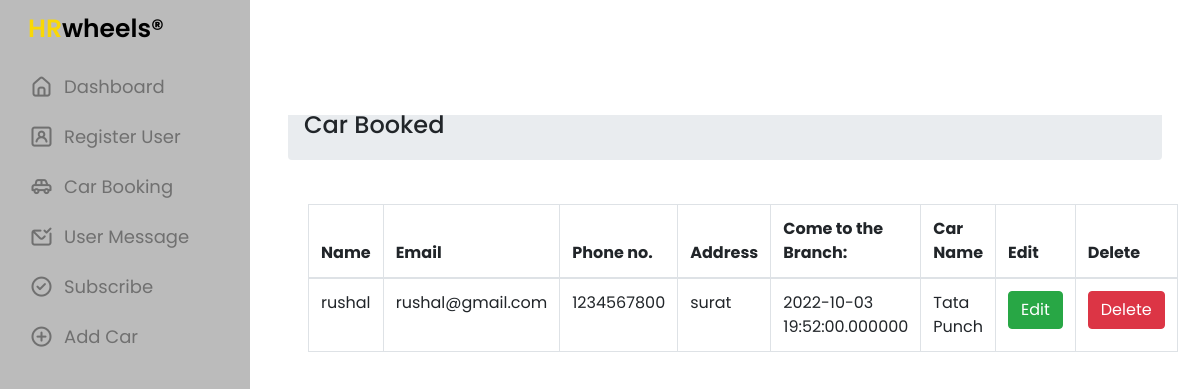
The page /admin_page/car_book.php (signed in) on the database its author committed.
### tables this page shows
CREATE TABLE `car_booking` (
  `name` varchar(50) NOT NULL,
  `email` varchar(50) NOT NULL,
  `phone` int(50) NOT NULL,
  `address` varchar(100) NOT NULL,
  `appointment` datetime(6) NOT NULL,
  `car_name` varchar(100) NOT NULL
);

### admin_page/car_book.php (the view, shortened to what this page needs)
<!DOCTYPE html>
<html lang="en">
<head>
    <link rel="stylesheet" href="s.css">
    <link rel="stylesheet" href="https://unicons.iconscout.com/release/v4.0.0/css/line.css">
    <link href="../bootstrap/css/bootstrap.min.css" rel="stylesheet"/>
</head>
<body>
    <nav>
        <div class="logo-name">
            <span class="logo_name" style="color: black; font-size: 25px; font-weight:600;"><span style="color: #f9d806;">HR</span>wheels&reg;</span>
        </div>
        <div class="menu-items" style="background-color: #bbb; padding: 63px; margin-top: -49px; width: 261px; margin-left: -18px; height: 1080px;">
            <ul class="nav-links" style="margin-left: -40px;">
                <li>
                    <a href="dashboard.php"><i class="uil uil-estate"></i><span class="link-name">Dashboard</span></a>
                </li>
                <li>
                    <a href="register_user.php"><i class="uil uil-user-square"></i><span class="link-name">Register User</span></a>
                </li>
                <li>
                    <a href="car_book.php"><i class="uil uil-car-sideview"></i><span class="link-name">Car Booking</span></a>
                </li>
                <li>
                    <a href="user_message.php"><i class="uil uil-envelope-check"></i><span class="link-name">User Message</span></a>
                </li>
                <li>
                    <a href="subscribe.php"><i class="uil uil-check-circle"></i><span class="link-name">Subscribe</span></a>
                </li>
                <li>
                    <a href="see_car.php"><i class="uil uil-plus-circle"></i><span class="link-name">Add Car</span></a>
                </li>
            </ul>
        </div>
    </nav>
    <section class="dashboard">
        <div class="top" style="display: flex;">
        </div>
        <div class="container-fluid px-4">
                <ol class="breadcrumb mb-4">
                   <li class="breadcrumb-item" style="margin-top: 65px;"><h4>Car Booked</h4></li>
                </ol>
            <div class="row">
                    <div class="col-md-12">
                        <div class="card-body">
                            <table class="table table-bordered table-hover">
                                <thead>
                                    <tr>
                                        <th>Name</th>
                                        <th>Email</th>
                                        <th>Phone no.</th>
                                        <th>Address</th>
                                        <th>Come to the Branch:</th>
                                        <th>Car Name</th>
                                        <th>Edit</th>
                                        <th>Delete</th>
                                    </tr>
                                </thead>
                                <tbody>
                                    <?php
                                        require 'connection.php';
                                        $query = "SELECT * FROM car_booking";
                                        $query_run = mysqli_query($con,$query);
                                            if(mysqli_num_rows($query_run) > 0)
                                                {
                                                    foreach($query_run as $row)
                                                        {
                                                            ?>
                                                                <tr>
                                                                    <td><?= $row['name']; ?></td>
                                                                    <td><?= $row['email']; ?></td>
                                                                    <td><?= $row['phone']; ?></td>
                                                                    <td><?= $row['address']; ?></td>
                                                                    <td><?= $row['appointment']; ?></td>
                                                                    <td><?= $row['car_name']; ?></td>
                                                                    <td><button class="btn btn-success"><a style="color: white;" href="admin_page_update/car_book_update.php?name=<?php echo $row['name']; ?>&email=<?php echo $row['email']; ?>&phone=<?php echo $row['phone']; ?>&add=<?php echo $row['address']; ?>&app=<?php echo $row['appointment']; ?>&cname=<?php echo $row['car_name']; ?>">Edit</a></button></td>
                                                                    <td><button class="btn btn-danger"><a style="color: white;" href="admin_page_delete/car_delete.php?delete=<?php echo $row['email']; ?>">Delete</a></button></td>
                                                                </tr>
                                                            <?php
                                                        }
                                                }
                                            else
                                                {
                                                    ?>
                                                        <tr>
                                                                <td colspan="9">No Recored Found</td>
                                                        </tr>
                                    <?php
                                                }
                                    ?>
                                </tbody>
                            </table>
                        </div>
                    </div>
            </div>
        </div>
    </section>
</body>
</html>

### admin_page/s.css (style rules this page uses)
* { margin: 0; padding: 0; box-sizing: border-box; font-family: 'Poppins', sans-serif; }
:root { --primary-color: whitesmoke; --panel-color: #FFF; --text-color: #000; --black-light-color: #707070; --border-color: #e6e5e5; --toggle-color: #DDD; --box1-color: #4DA3FF; --box2-color: #FFE6AC; --box3-color: #E7D1FC; --title-icon-color: #fff; --tran-05: all 0.5s ease; --tran-03: all 0.3s ease; --tran-03: all 0.2s ease; }
body { min-height: 100vh; background-color: whitesmoke; }
nav { position: fixed; top: 0; left: 0; height: 100%; width: 250px; padding: 10px 14px; background-color: #bbb; border-right: 1px solid var(--border-color); transition: var(--tran-05); }
nav .logo-name { display: flex; align-items: center; color: black; font-size: 25px; }
nav .logo-name .logo_name { font-size: 22px; font-weight: 600; color: var(--text-color); margin-left: 14px; transition: var(--tran-05); }
nav .menu-items { margin-top: 40px; height: calc(100% - 90px); display: flex; flex-direction: column; justify-content: space-between; }
.menu-items li { list-style: none; }
.menu-items li a { display: flex; align-items: center; height: 50px; text-decoration: none; position: relative; }
.menu-items li a i { font-size: 24px; min-width: 45px; height: 100%; display: flex; align-items: center; justify-content: center; color: var(--black-light-color); }
.menu-items li a .link-name { font-size: 18px; font-weight: 400; color: var(--black-light-color); transition: var(--tran-05); }
.dashboard { position: relative; left: 250px; background-color: var(--panel-color); min-height: 100vh; width: calc(100% - 250px); padding: 10px 14px; transition: var(--tran-05); }
.dashboard .top { position: fixed; top: 0; left: 250px; display: flex; width: calc(100% - 250px); justify-content: space-between; align-items: center; padding: 10px 14px; background-color: var(--panel-color); transition: var(--tran-05); z-index: 10; }

### rows shown on the page
car_booking: name "rushal", email "rushal@gmail.com", phone "1234567800", address "surat", appointment "2022-10-03 19:52:00.000000", car_name "Tata Punch"
